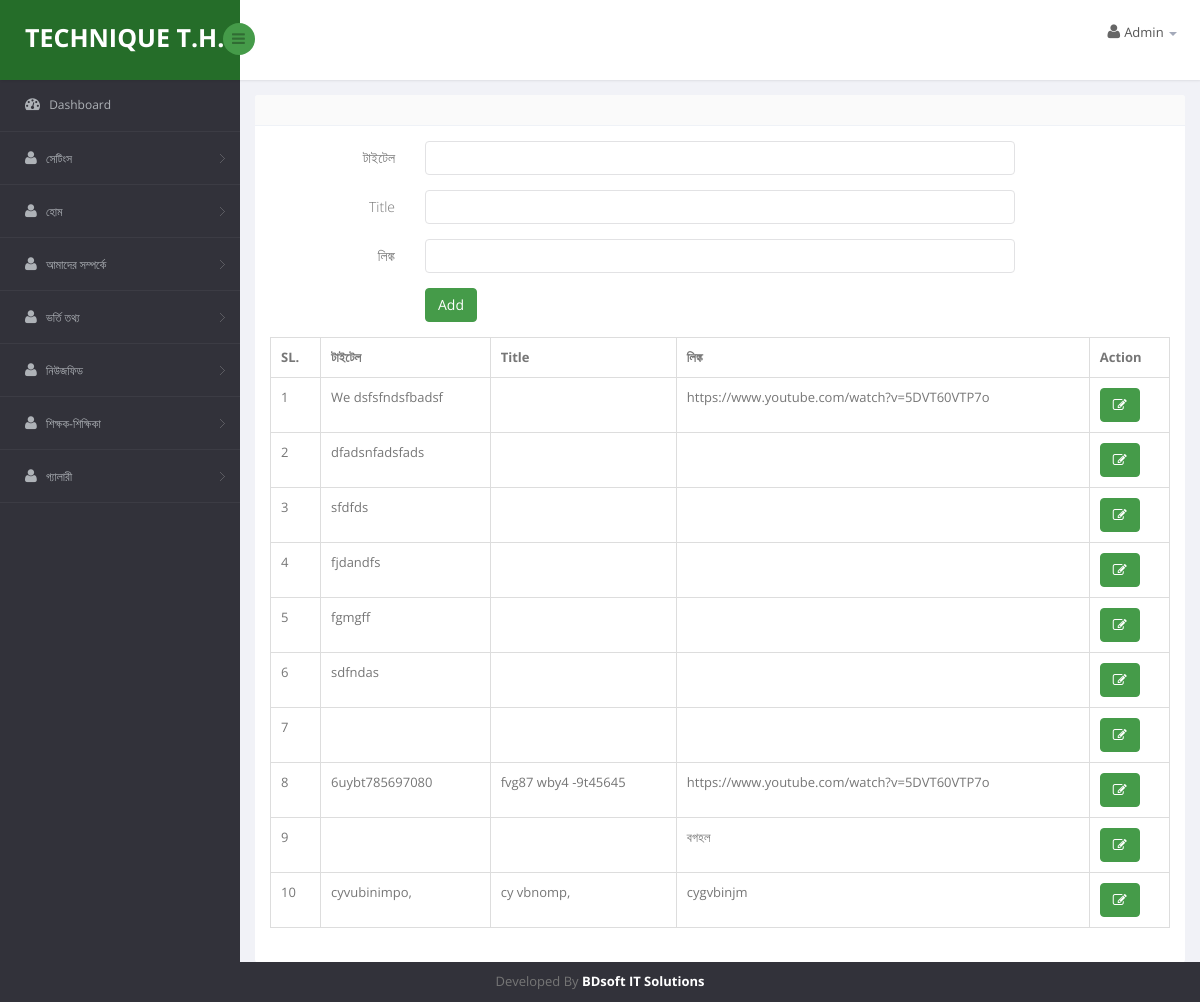
The app's page /technique_school/soft/home_important_links.php (signed in) with its own data.
### tables this page shows
CREATE TABLE `home_important_links` (
  `home_important_links_id` int(11) NOT NULL,
  `bn_event_title` varchar(255) NOT NULL,
  `en_event_title` varchar(255) NOT NULL,
  `bn_event_link` text NOT NULL,
  `en_event_link` text NOT NULL,
  `serial_no` int(11) NOT NULL,
  `created_by` int(11) NOT NULL,
  `created_on` datetime NOT NULL,
  `is_deleted` int(1) NOT NULL DEFAULT '0',
  `deleted_by` int(11) NOT NULL,
  `deleted_on` datetime NOT NULL,
  `is_updated` int(1) NOT NULL DEFAULT '0',
  `updated_by` int(11) NOT NULL,
  `updated_on` datetime NOT NULL
);

### technique_school/soft/home_important_links.php (the view, shortened to what this page needs)
<?php include 'include/header.php';?>
<?php include 'include/sidebar.php';?>
<?php include 'include/body-top.php';?>
<?php
        $tbl_name="home_important_links";
        $targetpage = "home_important_links.php";
        $mgs = '';
?>
    <?php
        if(isset($_GET['edit'])):
        $id = $_GET['edit'];
        $sql = "SELECT * FROM $tbl_name WHERE home_important_links_id = $id";
        $result = mysqli_fetch_array(mysqli_query($con,$sql));
    ?>
     <form class="cmxform form-horizontal " id="signupForm" method="post" action="">
     <div class="form-group " <?php if($mgs=='')echo "style='display:none;'" ?>>
            <div class=" col-md-8 col-md-offset-2 <?=$class?>"><a href="#" class="close" data-dismiss="alert" aria-label="close">×</a><?=$mgs?></div>
            <div>
                <input type="hidden" name="home_important_links_id" value="<?=$result['home_important_links_id']?>" />
            </div>
        </div>
        <div class="form-group ">
            <label for="bn_event_title" class="control-label col-lg-2">টাইটেল </label>
            <div class="col-lg-8">
                <input type="text"  class=" form-control" id="" name="bn_event_title"  value="<?=$result['bn_event_title']?>" >
            </div>
        </div>
        <div class="form-group ">
            <label for="en_event_title" class="control-label col-lg-2">Title </label>
            <div class="col-lg-8">
                <input type="text" class=" form-control" id="" name="en_event_title"  value="<?=$result['en_event_title']?>"  />
            </div>
        </div>
        <div class="form-group ">
            <label for="bn_event_link" class="control-label col-lg-2">লিঙ্ক </label>
            <div class="col-lg-8">
                <input type="text" class=" form-control" id="" name="bn_event_link" value="<?=$result['bn_event_link']?>"  />
            </div>
        </div>
      <div class="form-group">
            <div class="col-lg-offset-2 col-md-offset-3 col-sm-offset-3 col-xs-offset-3 col-lg-5">
              <input type="submit" class="btn btn-primary" name="update" value="Update" />
            </div>
        </div>
    </form>
    <?php
        else:
    ?>
     <form class="cmxform form-horizontal " id="signupForm" method="post" action="">
        <div class="form-group ">
            <label for="bn_event_title" class="control-label col-lg-2"> টাইটেল </label>
            <div class="col-lg-8">
                <input type="text"  class=" form-control" id="" name="bn_event_title"   >
            </div>
        </div>
        <div class="form-group ">
            <label for="en_event_title" class="control-label col-lg-2">Title </label>
            <div class="col-lg-8">
                <input type="text" class=" form-control" id="" name="en_event_title"    />
            </div>
        </div>
        <div class="form-group ">
            <label for="bn_event_link" class="control-label col-lg-2">লিঙ্ক </label>
            <div class="col-lg-8">
                <input type="text" class=" form-control" id="" name="bn_event_link"    />
            </div>
        </div>
       <div class="form-group">
            <div class="col-lg-offset-2 col-md-offset-3 col-sm-offset-3 col-xs-offset-3 col-lg-5">
              <input type="submit" class="btn btn-primary" name="submit" value="Add" />
            </div>
        </div>    </form>
    <?php
        endif;
    $limit = 15;
    if(isset($_GET['page']))
    {
        $page = $_GET['page'];
    }
    else
    $page = 1;
    if($page)
        $start = ($page - 1) * $limit;
    else
        $start = 0;
    $sql = "SELECT * FROM $tbl_name
               LIMIT $start, $limit";
    $result = mysqli_query($con,$sql);
?>
    <table   class="table table-bordered table-hover dataTable col-xs-12 col-sm-12 col-md-4 col-lg-4 ">
        <tr>
            <th>SL.</th>
            <th> টাইটেল</th>
            <th>Title</th>
            <th>লিঙ্ক </th>
           <th>Action</th>
        </tr>
    <?php $i=$page*$limit-$limit+1; while($row = mysqli_fetch_array($result)):?>
        <tr>
            <td><?=$i++?></td>
            <td><?=$row['bn_event_title']?></td>
            <td><?=$row['en_event_title']?></td>
            <td><?=$row['bn_event_link']?></td>
           <td>
                <a onclick="return confirm('Are you Sure Want to Edit?');" href="<?=$targetpage.'?edit='.$row['home_important_links_id']?>" class="btn btn-primary"><i class="fa fa-pencil-square-o" aria-hidden="true"></i></a>
                </td>
        </tr>
    <?php endwhile;?>
    </table>
<?php include 'include/body-bottom.php';?>
<?php include 'include/footer.php';?>

### records on screen
home_important_links: bn_event_title "We dsfsfndsfbadsf", bn_event_link "https://www.youtube.com/watch?v=5DVT60VTP7o"
home_important_links: bn_event_title "dfadsnfadsfads"
home_important_links: bn_event_title "sfdfds"
home_important_links: bn_event_title "fjdandfs"
home_important_links: bn_event_title "fgmgff"
home_important_links: bn_event_title "sdfndas"
home_important_links: bn_event_title "6uybt785697080", en_event_title "fvg87 wby4 -9t45645", bn_event_link "https://www.youtube.com/watch?v=5DVT60VTP7o"
home_important_links: bn_event_link "বগহল"
home_important_links: bn_event_title "cyvubinimpo,", en_event_title "cy vbnomp,", bn_event_link "cygvbinjm"
